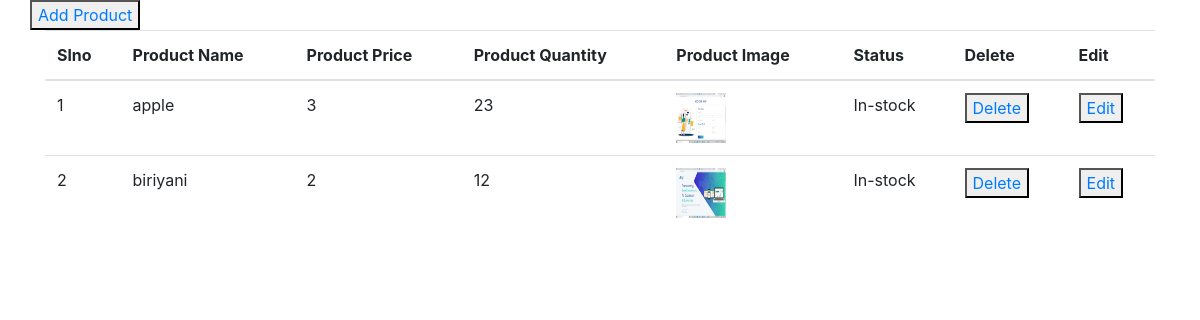
/bigapp/product_list/, run on the app's committed database.
### shopeapp/models.py (models this page shows)
class Product(models.Model):
    product_name=models.CharField(max_length=50)
    product_quantity=models.IntegerField()
    product_price=models.CharField(max_length=50)
    product_image=models.ImageField(upload_to='images/')
    product_status=models.CharField(max_length=50)

### shopeapp/views.py (the view)
# urls.py: path('product_list/',views.ProductList,name='product_list'),
def ProductList(request):
    product=Product.objects.all()
    context={
        "product":product
    }
    return render(request,"product_list.html",context)

### templates/product_list.html
{% extends 'product_reg.html' %}
{% block content %}
<div class="row">
    <button ><a href="{% url 'product_reg' %}">Add Product</a></button>
</div>
<table class="table">
    <thead>
        <tr>
            <th>Slno</th>
            <th>Product Name</th>
            <th>Product Price</th>
            <th>Product Quantity</th>
            <th>Product Image</th>
            <th>Status</th>
            <th>Delete</th>
            <th>Edit</th>
        </tr>
    </thead>
    <tbody>
        {% for p in product %}
        <tr>
            <td>{{forloop.counter}}</td>
            <td>{{p.product_name}}</td>
            <td>{{p.product_quantity}}</td>
            <td>{{p.product_price}}</td>
            <td><img src="{{p.product_image.url}}" style="width:50px;height:50px;"></td>
            <td>{{p.product_status}}</td>
            <td><button><a href="{% url 'product_delete' pid=p.id %}">Delete</a></button></td>
            <td><button><a href="{% url 'product_reg' pid=p.id %}">Edit</a></button></td>
        </tr>
        {% endfor %}
    </tbody>
</table>
{% endblock %}

### data on the page
Product: product_name "apple", product_quantity "3", product_price "23", product_image (picture), product_status "In-stock"
Product: product_name "biriyani", product_quantity "2", product_price "12", product_image (picture), product_status "In-stock"
